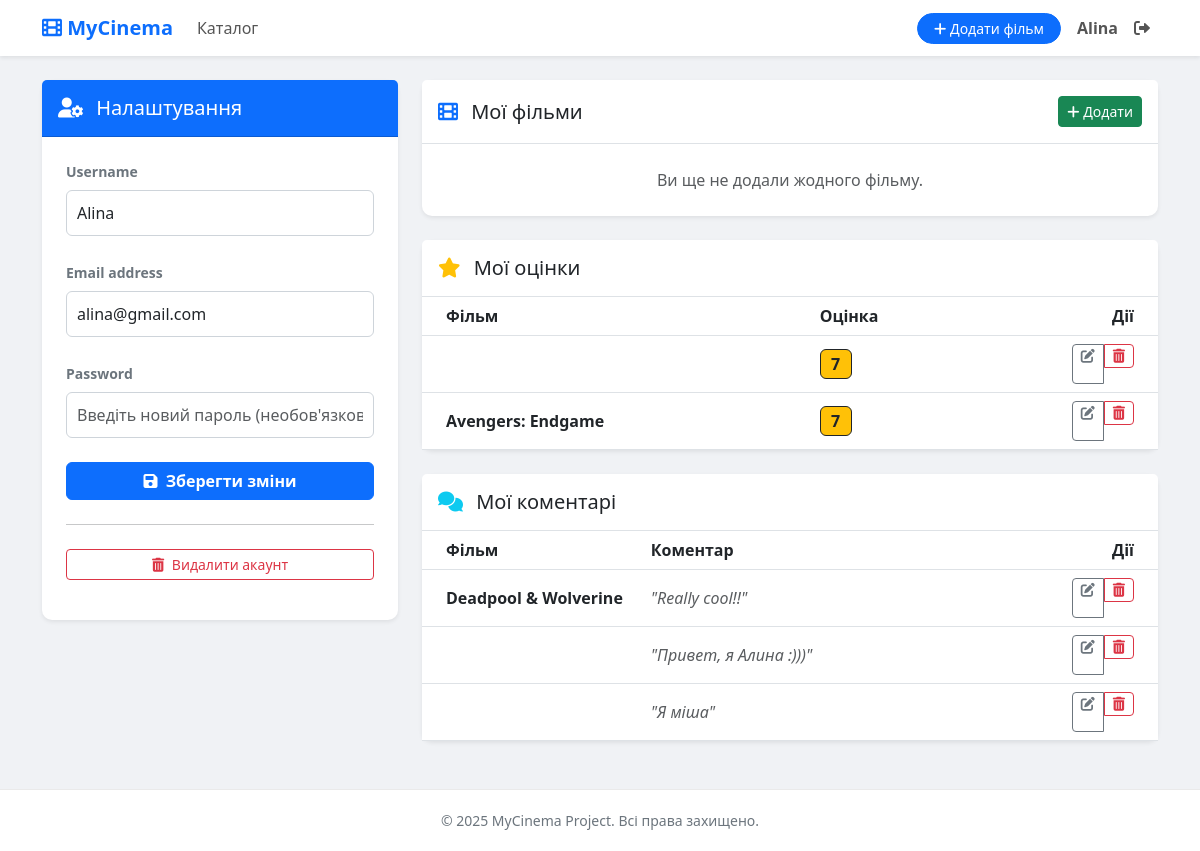
Page /profile/ (signed in) on the earlier database version.
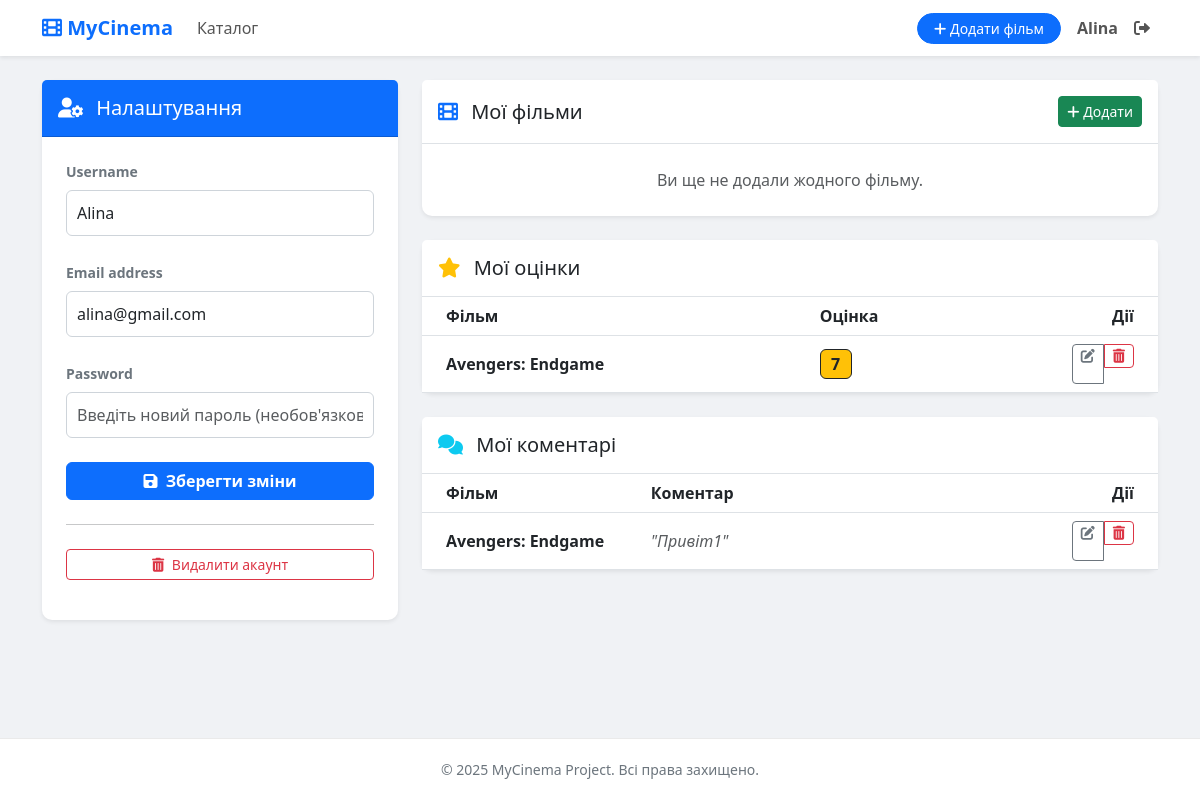
Same page on the later database version.
### films_app/models.py (models this page shows, shortened)
class FilmScore(models.Model):
    film = models.ForeignKey(Film, on_delete=models.CASCADE)
    score = models.IntegerField()
    user = models.ForeignKey(User, on_delete=models.CASCADE)

class Film(models.Model):
    user = models.ForeignKey(User, on_delete=models.CASCADE, null=True, blank=True)
    title = models.CharField(max_length=100)
    description = models.TextField()
    genre = models.CharField(max_length=100)
    photoname = models.CharField(max_length=100)
    publication_date = models.DateField(auto_now_add=True)

class FilmComment(models.Model):
    film = models.ForeignKey(Film, on_delete=models.CASCADE)
    comment = models.TextField()
    user = models.ForeignKey(User, on_delete=models.CASCADE)
    publication_date = models.DateField(auto_now_add=True)

### films_app/views.py (the view, shortened to what this page needs)
# urls.py: path("profile/", FilmUserUpdateView.as_view(), name="profile" ),
class FilmUserUpdateView(UserPassesTestMixin, LoginRequiredMixin ,UpdateView):
    model = User
    form_class = FilmUserForm
    template_name = "user_profile.html"
    def get_object(self):
        return self.request.user
    def get_context_data(self, **kwargs):
        context = super().get_context_data(**kwargs)
        context['my_films'] = Film.objects.filter(user=self.object)
        context['my_scores'] = FilmScore.objects.filter(user=self.object)
        context['my_comments'] = FilmComment.objects.filter(user=self.object)
        return context
    def test_func(self):
        profile_user = self.get_object()
        return profile_user == self.request.user

### films_app/forms.py
class FilmUserForm(forms.ModelForm):
    class Meta:
        model = User
        fields = ['username', 'email', 'password']

### templates/user_profile.html (shortened to what this page needs)
{% extends 'base.html' %}
{% load static %}
{% block content %}
<div class="row">
    <div class="col-lg-4 mb-4">
        <div class="card shadow-sm border-0">
            <div class="card-header bg-primary text-white py-3">
                <h5 class="mb-0"><i class="fas fa-user-cog me-2"></i> Налаштування</h5>
            </div>
            <div class="card-body p-4">
                <form method="post">
                    <div class="mb-3">
    <label class="form-label fw-bold small text-secondary">{{ form.username.label }}</label>
    {{ form.username }}
</div>
<div class="mb-3">
    <label class="form-label fw-bold small text-secondary">{{ form.email.label }}</label>
    {{ form.email }}
</div>
<div class="mb-3">
    <label class="form-label fw-bold small text-secondary" for="{{ form.new_password.id_for_label }}">
        {{ form.password.label }}
    </label>
    <input type="password"
           name="{{ form.new_password.html_name }}"
           id="{{ form.new_password.id_for_label }}"
           class="form-control"
           placeholder="Введіть новий пароль (необов'язково)"
           autocomplete="new-password"
           value="">
</div>
                    <div class="d-grid gap-2 mt-4">
                        <button type="submit" class="btn btn-primary fw-bold">
                            <i class="fas fa-save me-1"></i> Зберегти зміни
                        </button>
                        <hr>
                        <a href="{% url 'profile_delete' user.pk %}" class="btn btn-outline-danger btn-sm">
                            <i class="fas fa-trash-alt me-1"></i> Видалити акаунт
                        </a>
                    </div>
                </form>
            </div>
        </div>
    </div>
    <div class="col-lg-8">
        <div class="card shadow-sm border-0 mb-4">
            <div class="card-header bg-white border-bottom py-3 d-flex justify-content-between align-items-center">
                <h5 class="mb-0 text-dark"><i class="fas fa-film me-2 text-primary"></i> Мої фільми</h5>
                <a href="{% url 'film_create' %}" class="btn btn-sm btn-success"><i class="fas fa-plus"></i> Додати</a>
            </div>
            <div class="card-body p-0">
                {% if my_films %}
                <div class="table-responsive">
                    <table class="table table-hover mb-0 align-middle">
                        <thead class="bg-light">
                            <tr>
                                <th class="ps-4">Назва</th>
                                <th>Жанр</th>
                                <th class="text-end pe-4">Дії</th>
                            </tr>
                        </thead>
                        <tbody>
                            {% for film in my_films %}
                            <tr>
                                <td class="ps-4 fw-bold">
                                    <a href="{% url 'film_detail' film.pk %}" class="text-decoration-none text-dark">{{ film.title }}</a>
                                </td>
                                <td><span class="badge bg-secondary">{{ film.genre }}</span></td>
                                <td class="text-end pe-4">
                                    <div class="btn-group">
                                        <a href="{% url 'film_update' film.pk %}" class="btn btn-sm btn-outline-secondary" title="Редагувати">
                                            <i class="fas fa-edit"></i>
                                        </a>
                                        <a href="{% url 'film_delete' film.pk %}" class="btn btn-sm btn-outline-danger" title="Видалити">
                                            <i class="fas fa-trash-alt"></i>
                                        </a>
                                    </div>
                                </td>
                            </tr>
                            {% endfor %}
                        </tbody>
                    </table>
                </div>
                {% else %}
                <div class="p-4 text-center text-muted">
                    Ви ще не додали жодного фільму.
                </div>
                {% endif %}
            </div>
        </div>
        <div class="card shadow-sm border-0 mb-4">
            <div class="card-header bg-white border-bottom py-3">
                <h5 class="mb-0 text-dark"><i class="fas fa-star me-2 text-warning"></i> Мої оцінки</h5>
            </div>
            <div class="card-body p-0">
                {% if my_scores %}
                <div class="table-responsive">
                    <table class="table table-hover mb-0 align-middle">
                        <thead class="bg-light">
                            <tr>
                                <th class="ps-4">Фільм</th>
                                <th>Оцінка</th>
                                <th class="text-end pe-4">Дії</th>
                            </tr>
                        </thead>
                        <tbody>
                            {% for score in my_scores %}
                            <tr>
                                <td class="ps-4">
                                    <a href="{% url 'film_detail' score.film.pk %}" class="text-decoration-none text-dark fw-bold">
                                        {{ score.film.title }}
                                    </a>
                                </td>
                                <td>
                                    <span class="badge bg-warning text-dark border border-dark fs-6">{{ score.score }}</span>
                                </td>
                                <td class="text-end pe-4">
                                    <div class="btn-group">
                                        <a href="{% url 'update_score' score.pk %}" class="btn btn-sm btn-outline-secondary" title="Змінити">
                                            <i class="fas fa-edit"></i>
                                        </a>
                                        <form method="post" action="{% url 'delete_score' score.pk %}" style="display:inline;">
                                            <button type="submit" class="btn btn-sm btn-outline-danger" style="border-top-left-radius: 0; border-bottom-left-radius: 0;" title="Видалити">
                                                <i class="fas fa-trash-alt"></i>
                                            </button>
                                        </form>
                                    </div>
                                </td>
                            </tr>
                            {% endfor %}
                        </tbody>
                    </table>
                </div>
                {% else %}
                <div class="p-4 text-center text-muted">
                    Ви ще не оцінили жодного фільму.
                </div>
                {% endif %}
            </div>
        </div>
        <div class="card shadow-sm border-0">
            <div class="card-header bg-white border-bottom py-3">
                <h5 class="mb-0 text-dark"><i class="fas fa-comments me-2 text-info"></i> Мої коментарі</h5>
            </div>
            <div class="card-body p-0">
                {% if my_comments %}
                <div class="table-responsive">
                    <table class="table table-hover mb-0 align-middle">
                        <thead class="bg-light">
                            <tr>
                                <th class="ps-4" style="width: 30%;">Фільм</th>
                                <th style="width: 50%;">Коментар</th>
                                <th class="text-end pe-4" style="width: 20%;">Дії</th>
                            </tr>
                        </thead>
                        <tbody>
                            {% for comment in my_comments %}
                            <tr>
                                <td class="ps-4">
                                    <a href="{% url 'film_detail' comment.film.pk %}" class="text-decoration-none text-dark fw-bold">
                                        {{ comment.film.title }}
                                    </a>
                                </td>
                                <td>
                                    <span class="text-muted fst-italic">"{{ comment.comment|truncatechars:50 }}"</span>
                                </td>
                                <td class="text-end pe-4">
                                    <div class="btn-group">
                                        <a href="{% url 'update_comment' comment.pk %}" class="btn btn-sm btn-outline-secondary" title="Редагувати">
                                            <i class="fas fa-edit"></i>
                                        </a>
                                        <form method="post" action="{% url 'delete_comment' comment.pk %}" style="display:inline;">
                                            <button type="submit" class="btn btn-sm btn-outline-danger" style="border-top-left-radius: 0; border-bottom-left-radius: 0;" title="Видалити">
                                                <i class="fas fa-trash-alt"></i>
                                            </button>
                                        </form>
                                    </div>
                                </td>
                            </tr>
                            {% endfor %}
                        </tbody>
                    </table>
                </div>
                {% else %}
                <div class="p-4 text-center text-muted">
                    Ви ще не залишили жодного коментаря.
                </div>
                {% endif %}
            </div>
        </div>
        </div>
</div>
{% endblock %}

### templates/base.html (shortened to what this page needs)
{% load static %}
<html lang="uk">
<head>
    <link href="https://cdn.jsdelivr.net/npm/bootstrap@5.3.0/dist/css/bootstrap.min.css" rel="stylesheet">
    <link rel="stylesheet" href="https://cdnjs.cloudflare.com/ajax/libs/font-awesome/6.0.0/css/all.min.css">
</head>
<body>
    <nav class="navbar navbar-expand-lg navbar-light mb-4">
        <div class="container">
            <a class="navbar-brand" href="{% url 'film_catalog' %}">
                <i class="fas fa-film"></i> MyCinema
            </a>
            <div class="collapse navbar-collapse" id="navbarNav">
                <ul class="navbar-nav me-auto">
                    <li class="nav-item">
                        <a class="nav-link" href="{% url 'film_catalog' %}">Каталог</a>
                    </li>
                </ul>
                <ul class="navbar-nav ms-auto align-items-center">
                    {% if user.is_authenticated %}
                        <li class="nav-item">
                            <a class="btn btn-primary btn-sm mx-2 rounded-pill px-3" href="{% url 'film_create' %}">
                                <i class="fas fa-plus"></i> Додати фільм
                            </a>
                        </li>
                        <li class="nav-item">
                            <span class="nav-link fw-bold text-dark">{{ user.username }}</span>
                        </li>
                        <li class="nav-item">
                            <a class="nav-link text-danger" href="{% url 'logout' %}">
                                <i class="fas fa-sign-out-alt"></i>
                            </a>
                        </li>
                    {% endif %}
                </ul>
            </div>
        </div>
    </nav>
    <main class="container mb-5">
        {% block content %}{% endblock %}
    </main>
    <footer>
        <div class="container">
            <small>&copy; 2025 MyCinema Project. Всі права захищено.</small>
        </div>
    </footer>
</body>
</html>

### templates/base.html (style rules this page uses)
body { background-color: #f0f2f5; color: #212529; font-family: 'Segoe UI', Tahoma, Geneva, Verdana, sans-serif; min-height: 100vh; display: flex; flex-direction: column; }
.navbar { background-color: #ffffff !important; box-shadow: 0 2px 4px rgba(0,0,0,0.08); }
.navbar-brand { color: #0d6efd !important; font-weight: bold; }
.nav-link { color: #555 !important; }
.card { background-color: #ffffff; border: none; border-radius: 10px; box-shadow: 0 2px 8px rgba(0,0,0,0.05); transition: transform 0.2s, box-shadow 0.2s; }
input[type="text"], input[type="password"], input[type="email"], textarea, select { width: 100%; padding: 10px; border: 1px solid #ced4da; border-radius: 6px; background-color: #fff; color: #212529; margin-bottom: 10px; transition: border-color 0.15s ease-in-out, box-shadow 0.15s ease-in-out; }
main { flex: 1; }
footer { background-color: #ffffff; margin-top: auto; padding: 20px 0; border-top: 1px solid #eaeaea; text-align: center; color: #6c757d; }

Differences in the rows shown:
removed FilmScore: score "7"
removed FilmComment: film "Deadpool & Wolverine", comment "Really cool!!"
removed FilmComment: comment "Привет, я Алина :)))"
removed FilmComment: comment "Я міша"
added FilmComment: film "Avengers: Endgame", comment "Привіт1"
